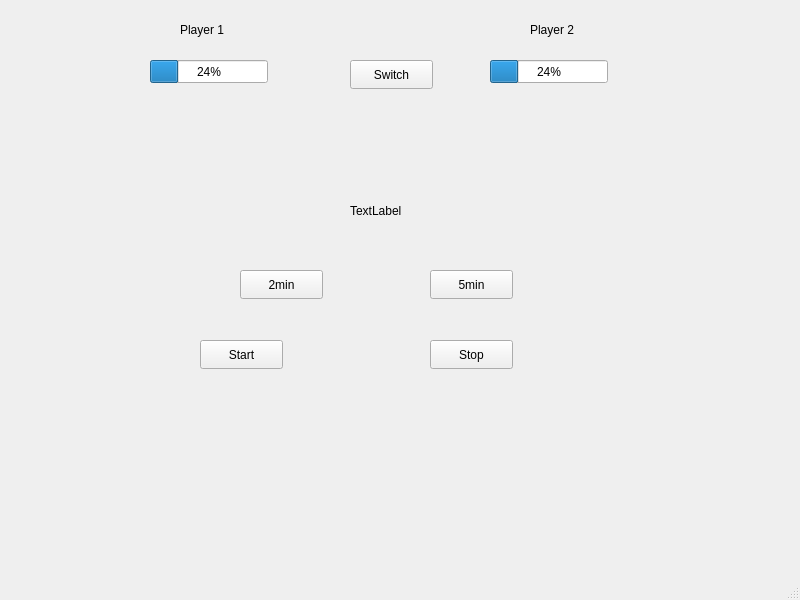
<?xml version="1.0" encoding="UTF-8"?>
<ui version="4.0">
 <class>MainWindow</class>
 <widget class="QMainWindow" name="MainWindow">
  <property name="geometry">
   <rect>
    <x>0</x>
    <y>0</y>
    <width>800</width>
    <height>600</height>
   </rect>
  </property>
  <property name="windowTitle">
   <string>MainWindow</string>
  </property>
  <widget class="QWidget" name="centralwidget">
   <widget class="QProgressBar" name="progressBar_Player1">
    <property name="geometry">
     <rect>
      <x>150</x>
      <y>60</y>
      <width>118</width>
      <height>23</height>
     </rect>
    </property>
    <property name="value">
     <number>24</number>
    </property>
   </widget>
   <widget class="QProgressBar" name="progressBar_Player2">
    <property name="geometry">
     <rect>
      <x>490</x>
      <y>60</y>
      <width>118</width>
      <height>23</height>
     </rect>
    </property>
    <property name="value">
     <number>24</number>
    </property>
   </widget>
   <widget class="QLabel" name="gameLabel">
    <property name="geometry">
     <rect>
      <x>350</x>
      <y>180</y>
      <width>161</width>
      <height>61</height>
     </rect>
    </property>
    <property name="text">
     <string>TextLabel</string>
    </property>
   </widget>
   <widget class="QPushButton" name="pushButton_Player1">
    <property name="geometry">
     <rect>
      <x>350</x>
      <y>60</y>
      <width>83</width>
      <height>29</height>
     </rect>
    </property>
    <property name="text">
     <string>Switch</string>
    </property>
   </widget>
   <widget class="QPushButton" name="pushButton_120">
    <property name="geometry">
     <rect>
      <x>240</x>
      <y>270</y>
      <width>83</width>
      <height>29</height>
     </rect>
    </property>
    <property name="text">
     <string>2min</string>
    </property>
   </widget>
   <widget class="QPushButton" name="pushButton_5">
    <property name="geometry">
     <rect>
      <x>430</x>
      <y>270</y>
      <width>83</width>
      <height>29</height>
     </rect>
    </property>
    <property name="text">
     <string>5min</string>
    </property>
   </widget>
   <widget class="QPushButton" name="pushButton_Start">
    <property name="geometry">
     <rect>
      <x>200</x>
      <y>340</y>
      <width>83</width>
      <height>29</height>
     </rect>
    </property>
    <property name="text">
     <string>Start</string>
    </property>
   </widget>
   <widget class="QPushButton" name="pushButton_Stop">
    <property name="geometry">
     <rect>
      <x>430</x>
      <y>340</y>
      <width>83</width>
      <height>29</height>
     </rect>
    </property>
    <property name="text">
     <string>Stop</string>
    </property>
   </widget>
   <widget class="QLabel" name="player1Label">
    <property name="geometry">
     <rect>
      <x>180</x>
      <y>20</y>
      <width>63</width>
      <height>20</height>
     </rect>
    </property>
    <property name="text">
     <string>Player 1</string>
    </property>
   </widget>
   <widget class="QLabel" name="player2Label">
    <property name="geometry">
     <rect>
      <x>530</x>
      <y>20</y>
      <width>63</width>
      <height>20</height>
     </rect>
    </property>
    <property name="text">
     <string>Player 2</string>
    </property>
   </widget>
  </widget>
  <widget class="QMenuBar" name="menubar">
   <property name="geometry">
    <rect>
     <x>0</x>
     <y>0</y>
     <width>800</width>
     <height>25</height>
    </rect>
   </property>
  </widget>
  <widget class="QStatusBar" name="statusbar"/>
 </widget>
 <resources/>
 <connections/>
</ui>
